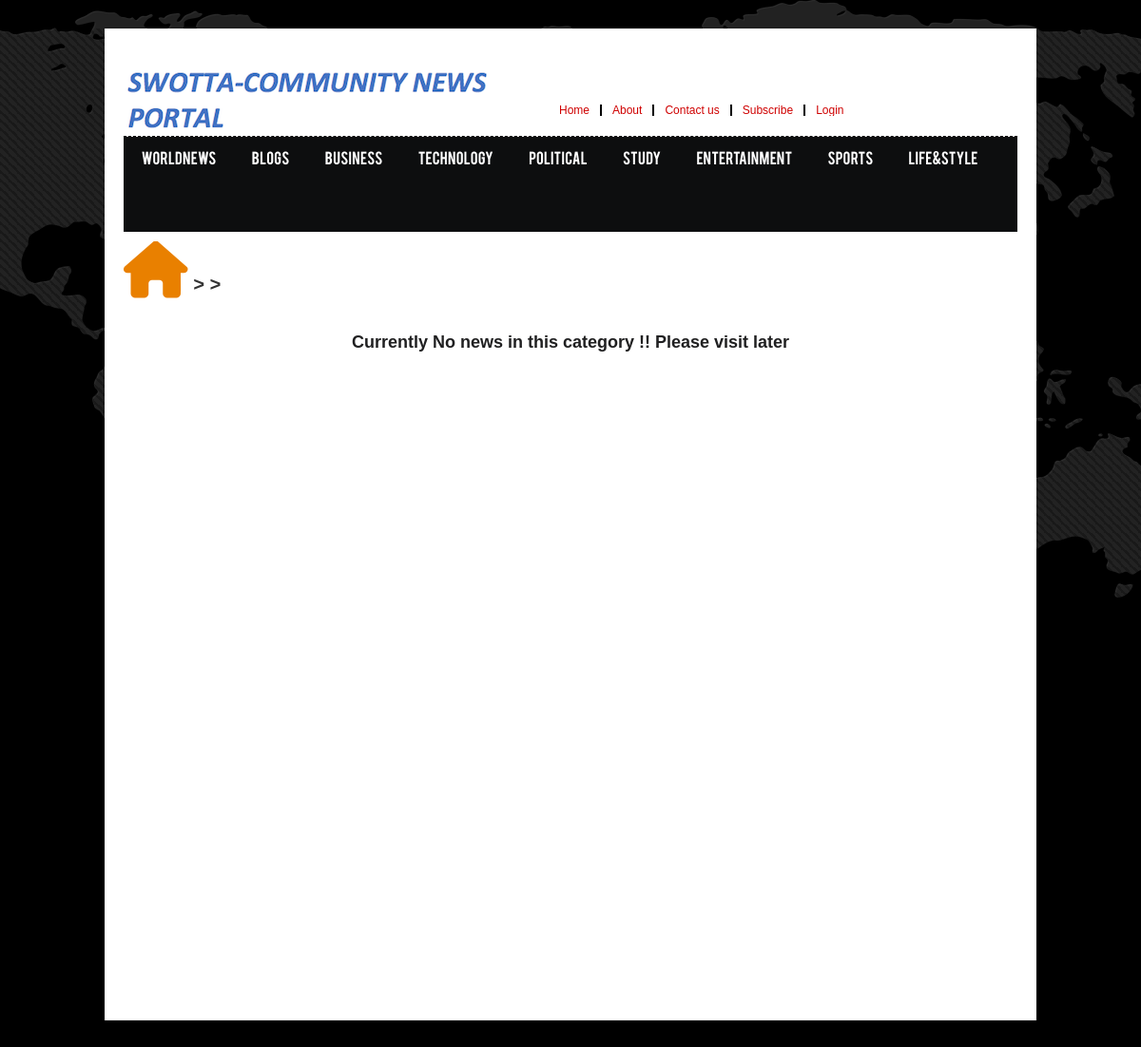
Screenshot of /newsdetails.php with the database file from the repository.
### tables this page shows
CREATE TABLE `category` (
  `id` int(20) NOT NULL,
  `name` varchar(500) NOT NULL
);

### php/allFunctions.php (called while the page is built, shortened)
<?php
include "php/dbConnection.php";
  function getCategory(){
    global $connection;
    $query = "SELECT * FROM category";
    $result = mysqli_query($connection, $query);
    return $result;
  }
?>

### newsdetails.php (the view, shortened to what this page needs)
<?php
include_once('php/allFunctions.php');
$cname = $_GET['cname'];
$scname = $_GET['scname'];
if (session_status() == PHP_SESSION_NONE) {
   $catresult = getCategory();
}
include_once('php/allFunctions.php');
?>
<!DOCTYPE html>
<html>
<head>
<link rel="stylesheet" type="text/css" href="assets/font/font.css">
<link rel="stylesheet" type="text/css" href="https://maxcdn.bootstrapcdn.com/bootstrap/3.3.7/css/bootstrap.min.css" media="screen" />
<link rel="stylesheet" type="text/css" href="assets/css/style.css" media="screen" />
<link rel="stylesheet" type="text/css" href="assets/css/newsdetails.css" media="screen" />
<link rel="stylesheet" type="text/css" href="assets/css/myStyle.css" media="screen" />
<link rel="stylesheet" type="text/css" href="assets/css/responsive.css" media="screen" />
<link rel="stylesheet" type="text/css" href="assets/css/jquery.bxslider.css" media="screen" />
</head>
<body>
<div class="body_wrapper">
  <div class="center">
    <div class="header_area">
      <div class="logo floatleft"><a href="#"><img src="images/logo12.png" alt="" /></a></div>
      <div class="top_menu floatleft">
        <ul>
          <li><a href="index.php">Home</a></li>
          <li><a href="#">About</a></li>
          <li><a href="#">Contact us</a></li>
          <li><a href="#">Subscribe</a></li>
            <?php
          if(isset($_SESSION['email'])){
                $email=$_SESSION['email'];
                if(isset($_SESSION['admin'])){
                  print('<li><a href="admin.php">Admin</a></li>');
                }
                  print('<li><a href="logout.php">Logout</a></li>');
              }
               else {
                print('<li><a href="login.php">Login</a></li>');
             }
        ?>
        </ul>
      </div>
   </div>
     <div class="main_menu_area">
                <ul id="nav">
    <?php
             while ($cat=mysqli_fetch_assoc($catresult)) {
                  printf('<li><a href="#">%s</a>
                    <ul> ',$cat['name']);
                  $scatresult = getSubCategory($cat['id']);
                  while($scat=mysqli_fetch_assoc($scatresult)){
                        printf('<li><a href="newsdetails.php?cname=%s&scname=%s&cid=%s&scid=%s">%s</a></li>',$cat['name'],$scat['name'],$cat['id'],$scat['id'], $scat['name']);
                    }
                      print('</ul>
                  </li>');
             }
        ?>
      </ul>
    </div>
	      <section class="bodysection">
	           <div class="bodyhead">
					<span>
						<i class="fa fa-home fa-3x"></i>
						<?php echo " > ".$cname." > ".$scname; ?>
					</span>
	           </div>
              <div class="contentcontainer">
					      <?php
					      	    $flag=false;
                               if(!$flag){
                               	  print('<center>
                               	  		<h3>Currently No news in this category !! Please visit later<h3>
                               	  	</center>');
                               }
					      ?>
              </div>
	      </section>
     </div>
  </div>
</body>
</html>

### assets/css/style.css (style rules this page uses)
* { margin:0; padding:0 }
body { font-family:Arial; font-size:12px; line-height:13px; background:url("images/site_bg.png") top center no-repeat fixed #000; min-height: 100vh; }
a { color:#000; text-decoration:none }
h3 { color:#202021; font-size:12px; font-weight:bold; margin-bottom:2px; line-height:13px }
img { max-width:100%; height:auto }
.floatleft { float:left }
.center { min-height: 100vh; width:980px; display:block; margin:0 auto; padding:20px; background:#fff; transition:all 1.3s ease 0s; -moz-transition:all 1.3s ease 0s; -webkit-transition:all 1.3s ease 0s; -o-transition:all 1.3s ease 0s; -ms-transition:all 1.3s ease 0s }
div { overflow:hidden }
#nav { display:block }
.body_wrapper { min-height: 100vh; background:url("images/body_bg.png") repeat; margin-top:30px; margin-bottom:30px }
.logo { margin-top:20px }
.top_menu { margin-left:60px; margin-top:60px; width:330px }
.top_menu ul { list-style:none outside none; margin:0; padding:0 }
.top_menu ul li { float:left; border-right:2px solid #000 }
.top_menu ul li:last-child { border-right:none }
.top_menu ul li a { color:#CF0000; display:block; font-size:12px; padding:0 11px; line-height:12px }
.main_menu_area { overflow: visible; background:#0D0E0F; min-height: 100px; }
.main_menu_area ul { margin:0; padding:0; list-style:none }
.main_menu_area ul li { float:left; position:relative }
.main_menu_area ul li a { color:#FFF; display:block; font-family:'bebasregular'; font-size:15px; padding:18px 18.7px }
.bodysection { min-height: 100vh; }

### assets/css/newsdetails.css (style rules this page uses)
.bodysection { margin-top: 10px; }
.bodyhead { height: 80px; width: 100%; }
.bodyhead i { color: #e98000; }
.contentcontainer h3 { font-size: 18px; }
.bodyhead span { font-size: 20px; font-weight: bold; font-style: italic; }

### assets/css/myStyle.css (style rules this page uses)
.header_area { border-bottom: 0.5px dashed black; }

### rows the page displays
category: name "WORLDNEWS"
category: name "BLOGS"
category: name "BUSINESS"
category: name "TECHNOLOGY"
category: name "POLITICAL"
category: name "STUDY"
category: name "ENTERTAINMENT"
category: name "SPORTS"
category: name "LIFE&STYLE"
